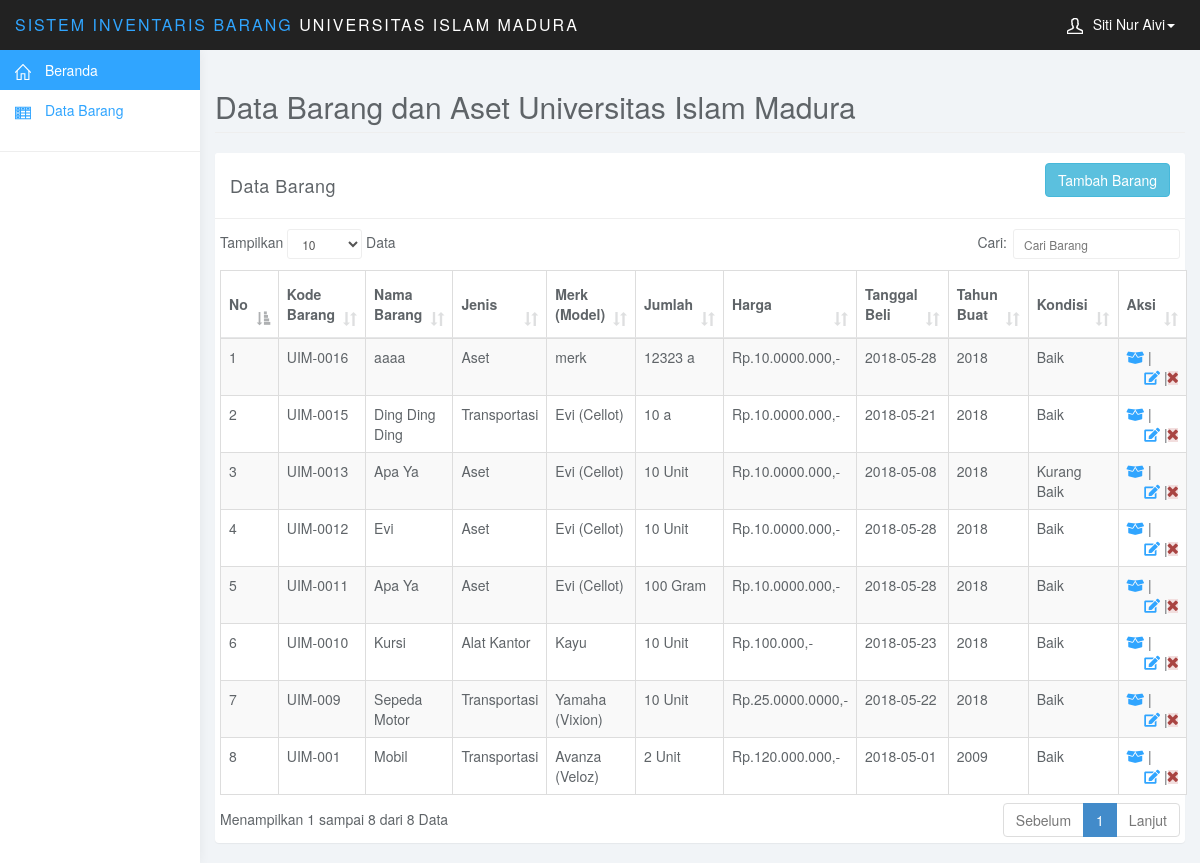
The app's page /admin/index.php?data (signed in) with its own data.
### tables this page shows
CREATE TABLE `users` (
  `id_user` int(11) NOT NULL,
  `nama` varchar(150) NOT NULL,
  `username` varchar(35) NOT NULL,
  `password` varchar(255) NOT NULL,
  `jendre` varchar(35) NOT NULL
);

CREATE TABLE `barang` (
  `id_barang` int(11) NOT NULL,
  `jenis` int(11) NOT NULL,
  `nama_barang` varchar(150) NOT NULL,
  `merk_model` varchar(150) NOT NULL,
  `satuan` varchar(35) NOT NULL,
  `jumlah` int(11) NOT NULL,
  `harga` varchar(50) NOT NULL,
  `tanggal_beli` date NOT NULL,
  `tahun_buat` year(4) NOT NULL,
  `kondisi` int(11) NOT NULL,
  `kode_barang` varchar(35) NOT NULL,
  `barang` text NOT NULL
);

CREATE TABLE `jenis` (
  `id_jenis` int(11) NOT NULL,
  `nama_jenis` varchar(35) NOT NULL,
  `kode_jenis` varchar(5) NOT NULL
);

CREATE TABLE `kondisi` (
  `id_kondisi` int(11) NOT NULL,
  `nama_kondisi` varchar(35) NOT NULL
);

### admin/config.php (called while the page is built, shortened)
<?php
$host = "localhost";
$user = "root";
$pass = "";
$data = "inventory";
$konek = mysqli_connect($host, $user, $pass, $data)  or die(mysqli_connect_error());
$tblAdmin = mysqli_query($konek, "SELECT * FROM users WHERE id_user=1");
$admin = mysqli_fetch_array($tblAdmin);
?>

### admin/data.php (the view)
<div class="row">
	<div class="col-lg-12">
		<h2 class='page-header'>Data Barang dan Aset Universitas Islam Madura</h2>
	</div>
</div>
<div class="row">
	<div class="col-lg-12">
		<div class="panel panel-default">
			<div class="panel-heading">
				Data Barang
				<a href="#tambah" data-toggle="modal" data-target="#tambah" ><button class="btn btn-info pull-right"> Tambah Barang</button></a>
			</div>
			<div style="margin-top:10px; padding: 0 5px;" class="panel-body">
				<table id="dataBarang" class="table table-striped table-bordered" style="width:100%">
				    <thead>
				        <tr>
				            <th>No</th>
				            <th>Kode Barang</th>
				            <th>Nama Barang </th>
				            <th>Jenis  </th>
				            <th>Merk (Model) </th>
				            <th>Jumlah </th>
				            <th>Harga </th>
				            <th>Tanggal Beli </th>
				            <th>Tahun Buat </th>
				            <th>Kondisi </th>
				            <th width="50">Aksi </th>
				        </tr>
				    </thead>
				    <tbody>
				    	 <?php
				        $q = mysqli_query ($konek, "SELECT * FROM (( barang
				        	INNER JOIN jenis ON barang.jenis = jenis.id_jenis)
				        	INNER JOIN kondisi ON barang.kondisi = kondisi.id_kondisi ) ORDER BY id_barang DESC") ;
				        $no = 1;
				        while ( $row = mysqli_fetch_assoc($q)) {
				        	echo "
				        	<tr>
				        		<td>$no</td>
				        		<td>$row[kode_barang]</td>
				        		<td>$row[nama_barang]</td>
				        		<td>$row[nama_jenis]</td>
				        		<td>$row[merk_model]</td>
				        		<td>$row[jumlah] $row[satuan]</td>
				        		<td>Rp.$row[harga],-</td>
				        		<td>$row[tanggal_beli]</td>
				        		<td>$row[tahun_buat]</td>
				        		<td>$row[nama_kondisi]</td>
				        		<td>
				        			<span class='pull-right'><a href='#lihat' title='Lihat' data-toggle='modal' data-id=".$row['id_barang']."><i class='fa fa-box-open'></i></a> |
								   <span class='pull-right'><a href='#edit' title='Ubah' data-toggle='modal' data-id=".$row['id_barang']."><i class='fa fa-edit'></i></a> |<a href='?hapus=$row[id_barang]' onclick='return confirm(\"Apa anda yakin akan menghapus data ini ?\");' title='Hapus'><i class='fa fa-times alert-danger'></i></a></span>
				        		</td>
				        	</tr>
				        	";
				        	$no++;
				        }
				        ?>
				    </tbody>
				</table>
			</div>
		</div>
	</div>
</div>

### admin/index.php (shortened to what this page needs)
<?php
require_once 'config.php';
if (empty($_SESSION['inventory'])) {
	header("location:login.php");
}else{
require_once 'config.php';
?>
<!DOCTYPE html>
<html>
<head>
<link href="css/bootstrap.min.css" rel="stylesheet">
<link href="css/datepicker3.css" rel="stylesheet">
<link href="css/styles.css" rel="stylesheet">
<link href="css/fontawesome-all.css" rel="stylesheet">
<link rel="stylesheet" type="text/css" href="css/dataTables.bootstrap.min.css">
</head>
<body>
	<nav class="navbar navbar-inverse navbar-fixed-top" role="navigation">
		<div class="container-fluid">
			<div class="navbar-header">
				<a class="navbar-brand" href="index.php"><span>Sistem Inventaris Barang </span>Universitas Islam Madura</a>
				<ul class="user-menu">
					<li class="dropdown pull-right">
						<a href="#" class="dropdown-toggle" data-toggle="dropdown"><svg class="glyph stroked male-user"><use xlink:href="#stroked-male-user"></use></svg><?php echo $admin['nama'];?><span class="caret"></span></a>
					</li>
				</ul>
			</div>
		</div>
	</nav>
	<div id="sidebar-collapse" class="col-sm-3 col-lg-2 sidebar">
		<ul class="nav menu">
			<li class="active"><a href="?beranda"><svg class="glyph stroked home"><use xlink:href="#stroked-home"></use></svg> Beranda</a></li>
			<li><a href="?data"><svg class="glyph stroked table"><use xlink:href="#stroked-table"></use></svg> Data Barang</a></li>
			<li role="presentation" class="divider"></li>
		</ul>
	</div>
	<div class="col-sm-9 col-sm-offset-3 col-lg-10 col-lg-offset-2 main">
		<?php
			if (isset($_GET['?beranda'])) {
				require_once 'beranda.php';
			}elseif (isset($_GET['profil']) || isset($_GET['editProfil'])) {
				require_once 'profil.php';
			}elseif (isset($_GET['data'])) {
				require_once 'data.php';
			}elseif (isset($_GET['tambah'])) {
				require_once 'tambah.php';
			}elseif (isset($_GET['hapus'])) {
				require_once 'hapus.php';
			}elseif (isset($_GET['edit'])) {
				require_once 'edit.php';
			}elseif (isset($_GET['admin'])) {
				require_once 'admin.php';
			}elseif (isset($_GET['desa']) || isset($_GET['editDesa'])) {
				require_once 'desa.php';
			}
			else{
				require_once 'beranda.php';
			}
		?>
	</div>
</body>
</html>
<?php
 } ?>

### admin/css/styles.css (style rules this page uses)
body { background: #f1f4f7; padding-top: 50px; color: #5f6468; }
a, a:hover, a:focus { color: #30a5ff; }
h1, h2, h3, h4, h5, h6 { color: #5f6468; }
h2 { font-weight: 300; margin-bottom: 20px; }
.navbar-header .navbar-brand { color: #fff; font-size: 16px; text-transform: uppercase; font-weight: 500; letter-spacing: 2px; }
.navbar-header .navbar-brand span { color: #30a5ff; }
.panel { border: 0; }
.panel-heading { font-size: 18px; font-weight: 300; letter-spacing: 0.025em; height: 66px; line-height: 45px; }
.panel-default .panel-heading { background: #fff; border-bottom: 1px solid #eee; color: #5f6468; }
.navbar { border: 0; }
.user-menu { display: inline-block; margin-top: 14px; margin-right: 10px; float: right; list-style: none; padding: 0; }
.user-menu a { color: #fff; }
.sidebar { display: block; background-color: #fff; padding: 0; display: none; }
@media (min-width: 768px) { .sidebar { display: block; position: fixed; top: 50px; bottom: 0; left: 0; z-index: 1000; display: block; margin: 0; padding: 0; overflow-x: hidden; overflow-y: auto; background-color: #fff; box-shadow: 1px 0px 10px rgba(0, 0, 0, .05); } }
@media (min-width: 768px) { .navbar-header { width: 100%; } }
.sidebar ul.nav .active a, .sidebar ul.nav li.parent a.active, .sidebar ul.nav .active > a:hover, .sidebar ul.nav li.parent a.active:hover, .sidebar ul.nav .active > a:focus, .sidebar ul.nav li.parent a.active:focus { color: #fff; background-color: #30a5ff; }
.sidebar ul.nav li.divider { border-bottom: 1px solid #eee; margin: 20px 0; }
.table { background: #fff; }
.table>thead>tr>th { border-bottom: 1px solid #e6e7e8; vertical-align: middle; height: 50px; }
.sidebar .glyph, .user-menu .glyph { height: 16px; width: 16px; margin: 0 10px 0 0; stroke-width: 3px; }
.user-menu .glyph { stroke-width: 4px; }
.glyph.table { background: none; border: none; }

### records on screen
users: nama "Siti Nur Aivi"
barang: kode_barang "UIM-0016", nama_barang "aaaa", jenis.nama_jenis "Aset", merk_model "merk", jumlah "12323", satuan "a", harga "10.0000.000", tanggal_beli "2018-05-28", tahun_buat "2018", kondisi.nama_kondisi "Baik"
barang: kode_barang "UIM-0015", nama_barang "Ding Ding Ding", jenis.nama_jenis "Transportasi", merk_model "Evi (Cellot)", jumlah "10", satuan "a", harga "10.0000.000", tanggal_beli "2018-05-21", tahun_buat "2018", kondisi.nama_kondisi "Baik"
barang: kode_barang "UIM-0013", nama_barang "Apa Ya", jenis.nama_jenis "Aset", merk_model "Evi (Cellot)", jumlah "10", satuan "Unit", harga "10.0000.000", tanggal_beli "2018-05-08", tahun_buat "2018", kondisi.nama_kondisi "Kurang Baik"
barang: kode_barang "UIM-0012", nama_barang "Evi", jenis.nama_jenis "Aset", merk_model "Evi (Cellot)", jumlah "10", satuan "Unit", harga "10.0000.000", tanggal_beli "2018-05-28", tahun_buat "2018", kondisi.nama_kondisi "Baik"
barang: kode_barang "UIM-0011", nama_barang "Apa Ya", jenis.nama_jenis "Aset", merk_model "Evi (Cellot)", jumlah "100", satuan "Gram", harga "10.0000.000", tanggal_beli "2018-05-28", tahun_buat "2018", kondisi.nama_kondisi "Baik"
barang: kode_barang "UIM-0010", nama_barang "Kursi", jenis.nama_jenis "Alat Kantor", merk_model "Kayu", jumlah "10", satuan "Unit", harga "100.000", tanggal_beli "2018-05-23", tahun_buat "2018", kondisi.nama_kondisi "Baik"
barang: kode_barang "UIM-009", nama_barang "Sepeda Motor", jenis.nama_jenis "Transportasi", merk_model "Yamaha (Vixion)", jumlah "10", satuan "Unit", harga "25.0000.0000", tanggal_beli "2018-05-22", tahun_buat "2018", kondisi.nama_kondisi "Baik"
barang: kode_barang "UIM-001", nama_barang "Mobil", jenis.nama_jenis "Transportasi", merk_model "Avanza (Veloz)", jumlah "2", satuan "Unit", harga "120.000.000", tanggal_beli "2018-05-01", tahun_buat "2009", kondisi.nama_kondisi "Baik"
